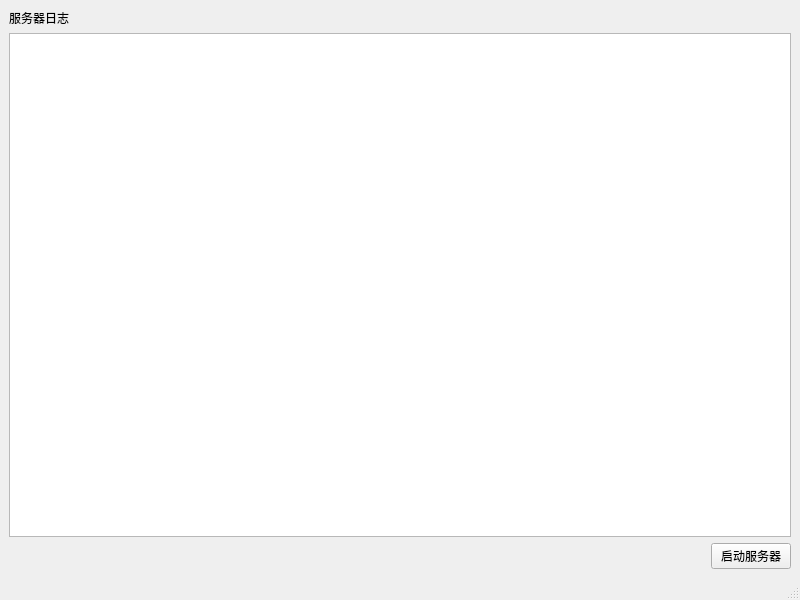
<?xml version="1.0" encoding="UTF-8"?>
<ui version="4.0">
 <class>MainWindow</class>
 <widget class="QMainWindow" name="MainWindow">
  <property name="geometry">
   <rect>
    <x>0</x>
    <y>0</y>
    <width>800</width>
    <height>600</height>
   </rect>
  </property>
  <property name="windowTitle">
   <string>MainWindow</string>
  </property>
  <widget class="QWidget" name="centralwidget">
   <layout class="QGridLayout" name="gridLayout">
    <item row="0" column="0">
     <layout class="QVBoxLayout" name="verticalLayout_2">
      <item>
       <widget class="QLabel" name="label">
        <property name="text">
         <string>服务器日志</string>
        </property>
       </widget>
      </item>
      <item>
       <layout class="QVBoxLayout" name="verticalLayout">
        <item>
         <widget class="QTextEdit" name="logEditer"/>
        </item>
        <item>
         <layout class="QHBoxLayout" name="horizontalLayout">
          <item>
           <spacer name="horizontalSpacer">
            <property name="orientation">
             <enum>Qt::Orientation::Horizontal</enum>
            </property>
            <property name="sizeHint" stdset="0">
             <size>
              <width>308</width>
              <height>20</height>
             </size>
            </property>
           </spacer>
          </item>
          <item>
           <widget class="QPushButton" name="startStopButton">
            <property name="text">
             <string>启动服务器</string>
            </property>
           </widget>
          </item>
         </layout>
        </item>
       </layout>
      </item>
     </layout>
    </item>
   </layout>
  </widget>
  <widget class="QStatusBar" name="statusbar"/>
 </widget>
 <resources/>
 <connections/>
</ui>
